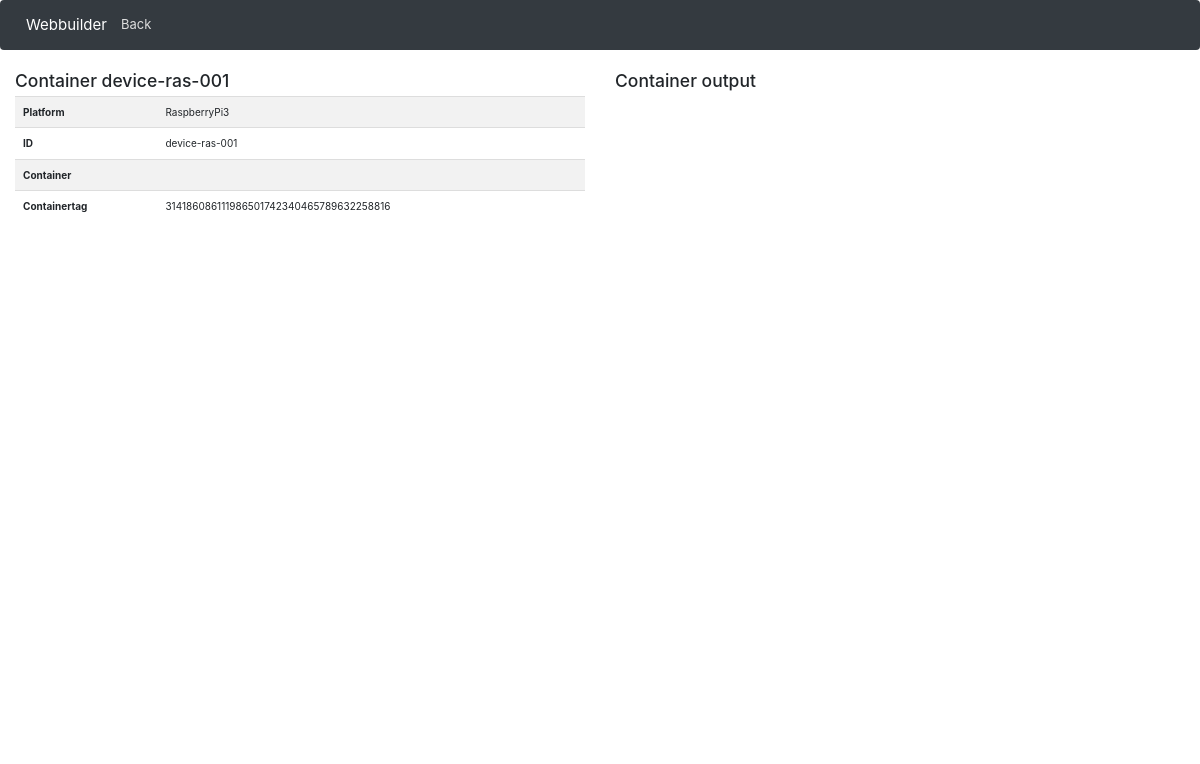
Screenshot of /monitor/314186086111986501742340465789632258816 with the database file from the repository.
### comm/models.py (models this page shows)
class Device(models.Model):
    deviceid = models.CharField(max_length=200)
    path = models.CharField(max_length=250)
    platform = models.CharField(max_length=200)

class Module(models.Model):
    moduleid = models.CharField(max_length=200)
    modulename = models.CharField(max_length=200)
    containerid = models.CharField(max_length=200)
    containertag = models.CharField(max_length=200)
    filepath = models.CharField(max_length=200)
    deviceid = models.ForeignKey(Device, on_delete=models.CASCADE)
    status = models.CharField(max_length=200)

### comm/views.py (the view)
# urls.py: url(r'^monitor/(\w+)', views.monitor),
def monitor(request, idd):
		print ("[MONITORING] Modul: ", idd)
		print (idd)
		c = Module.objects.get(moduleid=idd)
		dev = c.deviceid
		name =  dev.deviceid
		container =  c.containerid
		tag =  c.containertag
		platform =  dev.platform
		client = docker.from_env()
		container = ""
		log = ""
		try:
			container = client.containers.get(c.containerid)
			log = container.logs()
		except:
			print ("[ERROR] No container found")
		print ("[LOGS] ", log)
		info = [{'key':"Platform",'value':platform},{'key':"ID",'value':name},{'key':"Container",'value':container},{'key':"Containertag",'value':tag}]
		args = {'name': name, 'infos':info,'log':log, 'idd':idd}
		render(request, 'monitor.html',args)
		thr = threading.Thread(target=mqtt, args=(), kwargs={})
		thr.start()
		return render(request, 'monitor.html',args)

### comm/views.py (called while the page is built)
def mqtt():
	print ("[MQTT] starting daemon.")
	clientMQTT.connect("10.11.4.107", 1883, 60)
	clientMQTT.loop_forever()

### comm/templates/monitor.html (shortened to what this page needs)
<!DOCTYPE html>
<html>
    <head>
          <link href="../../static/bs/css/bootstrap.min.css" rel="stylesheet">
          <link rel="stylesheet" href="https://maxcdn.bootstrapcdn.com/bootstrap/4.0.0/css/bootstrap.min.css">
    </head>
    <body>
      <nav class="navbar navbar-expand-lg navbar-dark bg-dark">
        <span style="position:absolute;font-size:15px;padding:1em;color:white">Webbuilder</span>
        <a style="color:#ddd;font-size:13px;position:absolute;left:120px" href="/">Back</a>
      </nav>
      <div class="container-fluid">
        <div class="row content">
          <div class="SystemContainer col-sm-6">
            <h3>Container {{ name }}</h3>
            <table class="table table-striped"
              <tbody>
             {% for i in infos %}
                <tr>
                  <th scope="row">{{ i.key }}</th>
                  <td id="{{i.key}}" data="{{i.key}}">{{ i.value }}</td>
                </tr>
              {% endfor %}
            </table>
          </div>
        <div class="DockerContainer col-sm-6">
          <h3>Container output</h3>
        </div>
      </div>
    </div>
    </body>
</html>

### rows the page displays
Device: deviceid "device-ras-001", value "RaspberryPi3" "device-ras-001"
Module: value "314186086111986501742340465789632258816"

### other values shown
{{ i.key }} "Platform" "ID" "Container" "Containertag"
